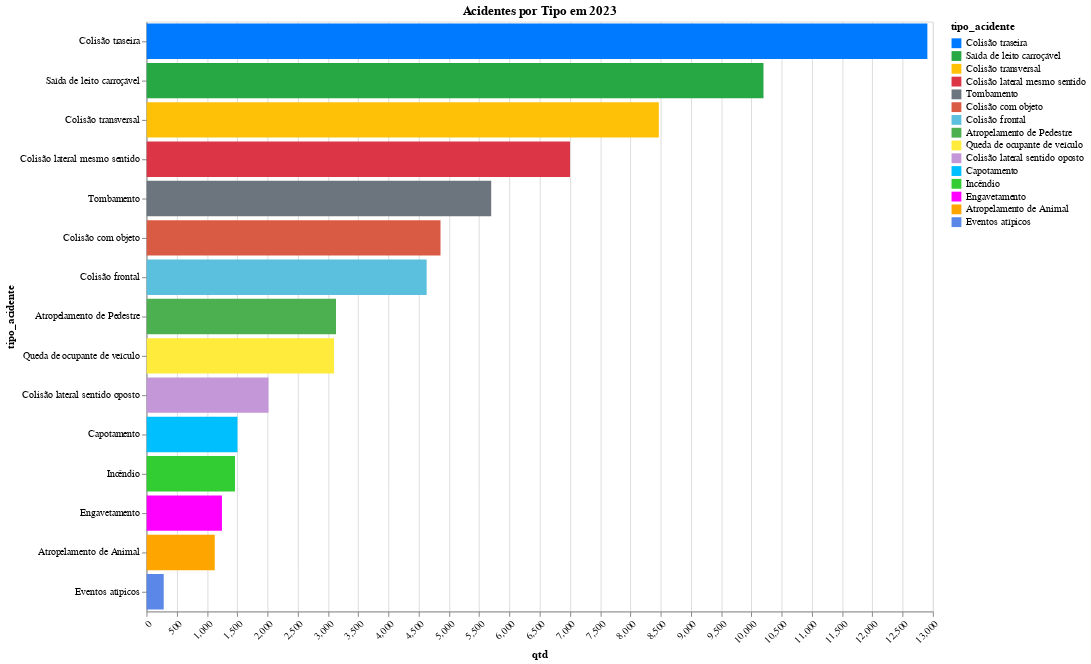

The notebook cell this image was saved under:
### Code cell
#df_filtrado_uf = df_acidentes_uf_geral[(df_acidentes_uf_geral['ano'] == int(2023))]
df_filtrado_tipo = df_acidentes_tipo_geral[(df_acidentes_tipo_geral['ano'] == '2023')]
df_filtrado_tipo

grafico_aba_01 = gera_grafico_por_tipo('Acidentes por Tipo em 2023', df_filtrado_tipo)
# Exibir o gráfico de barras empilhadas
grafico_aba_01

### Figure 1 — Vega-Lite specification as saved in the notebook (floating-point values rounded to 4 significant figures)
{"config": {"view": {"continuousWidth": 300, "continuousHeight": 300}}, "data": {"name": "data-8649bcfae0f46498b0313b6271ea2666"}, "mark": {"type": "bar"}, "encoding": {"color": {"field": "tipo_acidente", "scale": {"domain": ["Colisão traseira", "Saída de leito carroçável", "Colisão transversal", "Colisão lateral mesmo sentido", "Tombamento", "Colisão com objeto", "Colisão frontal", "Atropelamento de Pedestre", "Queda de ocupante de veículo", "Colisão lateral sentido oposto", "Capotamento", "Incêndio", "Engavetamento", "Atropelamento de Animal", "Eventos atípicos"], "range": ["#007bff", "#28a745", "#ffc107", "#dc3545", "#6c757d", "#d95b43", "#5bc0de", "#4caf50", "#ffeb3b", "#c497d9", "#00BFFF", "#32CD32", "#FF00FF", "#FFA500", "#5A87E8", "#00CED1", "#FF7F50", "#228B22", "#FFD700", "#000080", "#FF1493", "#4B0082", "#8A2BE2", "#7FFF00", "#00FFFF", "#008000"]}, "type": "nominal"}, "tooltip": [{"field": "tipo_acidente", "type": "nominal"}, {"field": "qtd", "type": "quantitative"}], "x": {"axis": {"labelAngle": -45}, "field": "qtd", "type": "quantitative"}, "y": {"axis": {"labelLimit": 200}, "field": "tipo_acidente", "sort": "-x", "type": "nominal"}}, "height": 600, "params": [{"name": "param_6", "select": {"type": "interval", "encodings": ["x", "y"]}, "bind": "scales"}], "title": "Acidentes por Tipo em 2023", "width": 800, "$schema": "https://vega.github.io/schema/vega-lite/v5.17.0.json", "datasets": {"data-8649bcfae0f46498b0313b6271ea2666": [{"tipo_acidente": "Colisão traseira", "qtd": 12909, "ano": "2023"}, {"tipo_acidente": "Saída de leito carroçável", "qtd": 10200, "ano": "2023"}, {"tipo_acidente": "Colisão transversal", "qtd": 8470, "ano": "2023"}, {"tipo_acidente": "Colisão lateral mesmo sentido", "qtd": 7002, "ano": "2023"}, {"tipo_acidente": "Tombamento", "qtd": 5699, "ano": "2023"}, {"tipo_acidente": "Colisão com objeto", "qtd": 4861, "ano": "2023"}, {"tipo_acidente": "Colisão frontal", "qtd": 4632, "ano": "2023"}, {"tipo_acidente": "Atropelamento de Pedestre", "qtd": 3133, "ano": "2023"}, {"tipo_acidente": "Queda de ocupante de veículo", "qtd": 3101, "ano": "2023"}, {"tipo_acidente": "Colisão lateral sentido oposto", "qtd": 2018, "ano": "2023"}, {"tipo_acidente": "Capotamento", "qtd": 1504, "ano": "2023"}, {"tipo_acidente": "Incêndio", "qtd": 1463, "ano": "2023"}, {"tipo_acidente": "Engavetamento", "qtd": 1248, "ano": "2023"}, {"tipo_acidente": "Atropelamento de Animal", "qtd": 1129, "ano": "2023"}, {"tipo_acidente": "Eventos atípicos", "qtd": 285, "ano": "2023"}]}}
